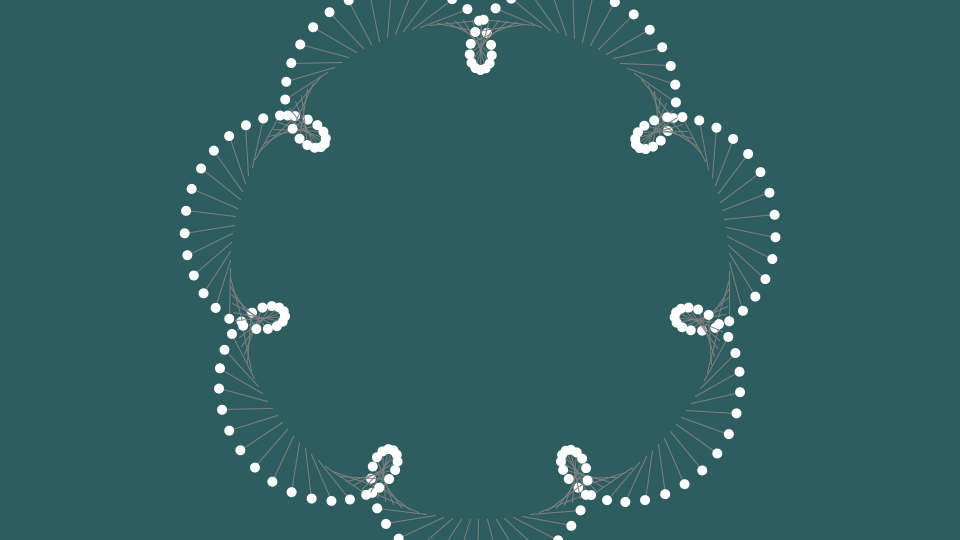
Frame 1 (no input)
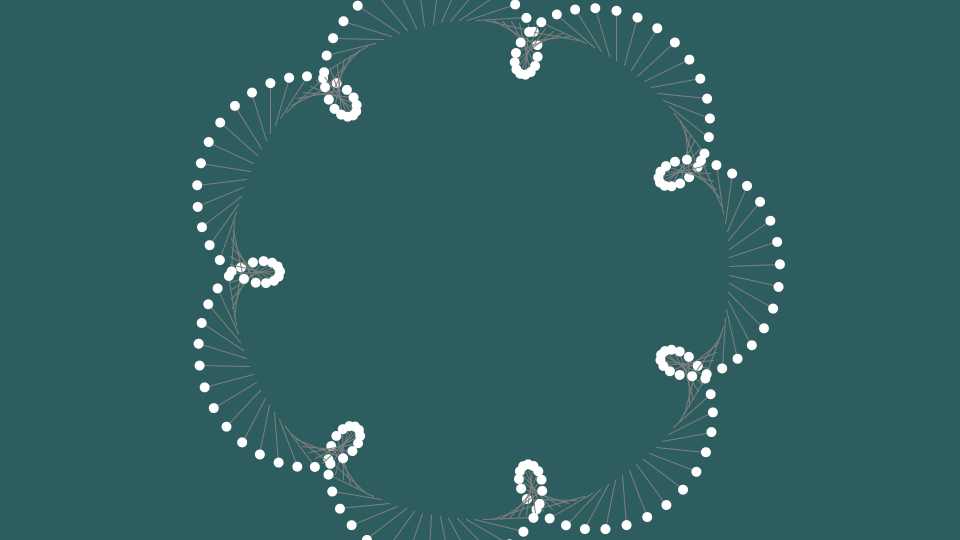
Frame 60 (the mouse pressed at the canvas centre just before this capture)
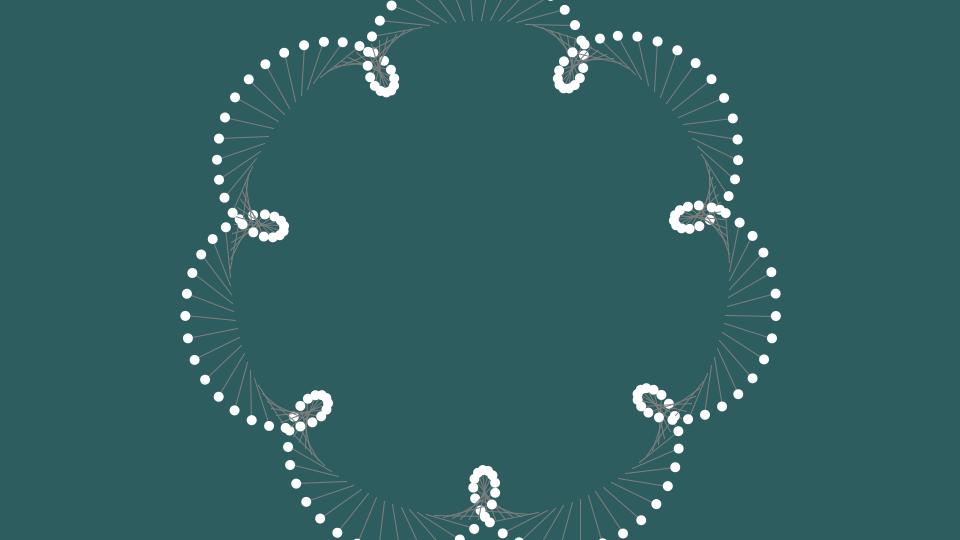
Frame 120 (the mouse held since frame 60 and released just before this capture)

The Processing sketch that drew these frames (run headless with seeded random() and noise(); from frame 60 on, the mouse is pressed at the canvas centre):

// Processing sketch: sketch_xxx_sin_cos_step
// ── sketch_xxx_sin_cos_step.pde
// setup関数 : 初回1度だけ実行される
void setup() {
  size(960, 540); // ウィンドウサイズを960px,540pxに
  colorMode(HSB, 360, 100, 100); // HSBでの色指定にする
  smooth(); // 描画を滑らかに
}

// draw関数 : setup関数実行後繰り返し実行される
void draw() {
  background(184, 52, 38);
  translate(width/2, height/2);
  rotate(frameCount*0.005);

  float r = 250;
  float step = 0;
  for (float angle = 0; angle < 360; angle += 2) {
    float theta = radians(angle);
    float x = cos(theta) * r;
    float y = sin(theta) * r;

    pushMatrix();
    translate(x, y);
    stroke(0, 1, 50);
    point(0, 0);
    rotate(-theta + step + frameCount*0.01);
    line(0, 0, 0, 50);
   
    noStroke();
    fill(0, 0, 100);
    ellipse(0, 50, 10, 10);
    //ellipse(0,0,3,3);
    popMatrix();
    step += TWO_PI*(18/360f);
  }
}
